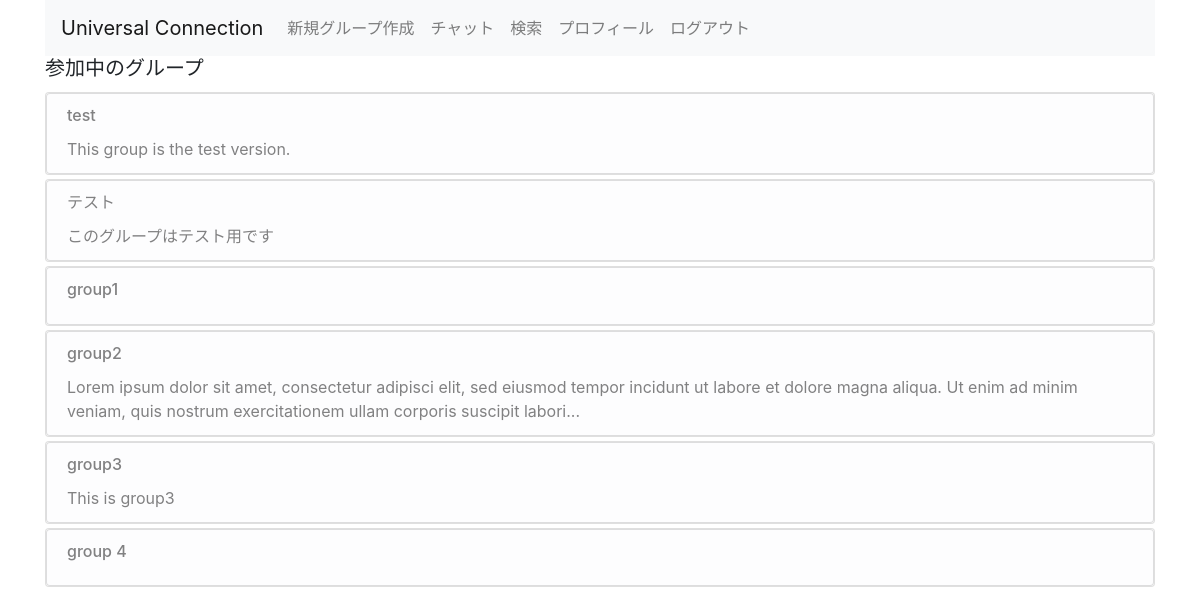
/chats (signed in), run on an earlier commit of the app's database.
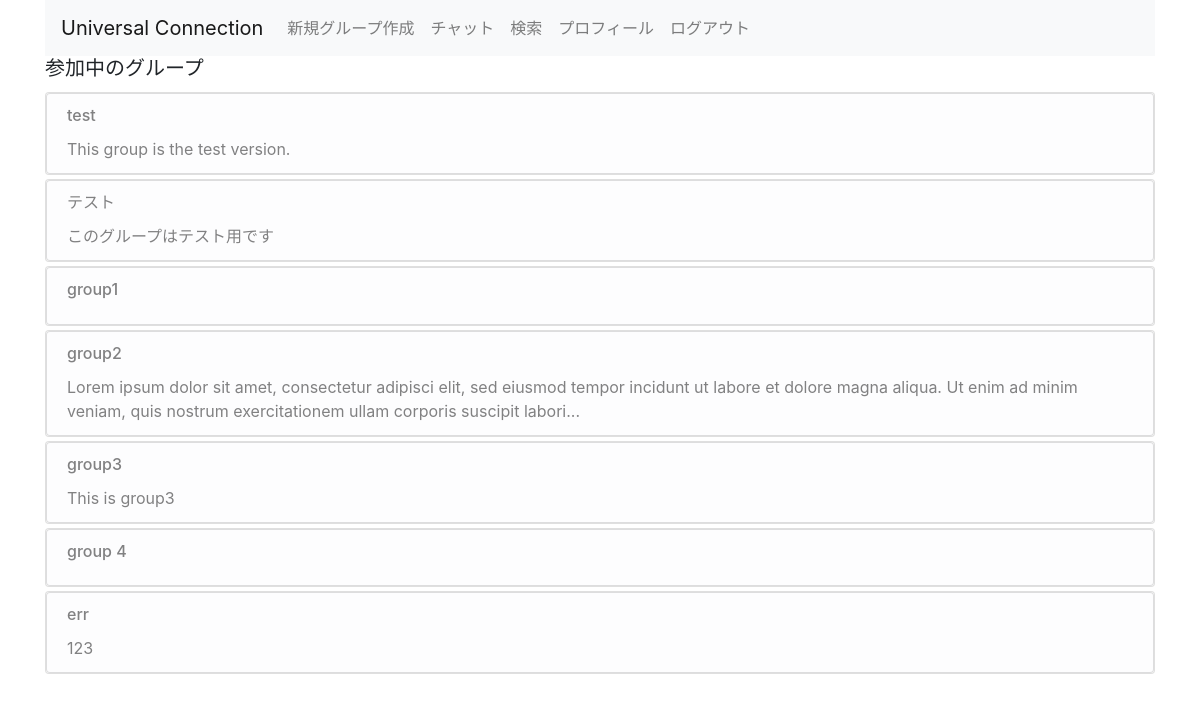
And on a later commit of the database.
### UC/models/group.py (models this page shows, shortened)
class Group(db.Model):
    __tablename__ = "groups"
    id = db.Column(db.Integer, primary_key=True, nullable=False)
    time_create = db.Column(db.DateTime, nullable=False)
    user_id_host = db.Column(db.Integer, db.ForeignKey("users.id"), nullable=False)
    title = db.Column(db.Text, nullable=False)
    description = db.Column(db.Text)
    chat = db.relationship("Chat", backref="groups")
    def show_description(self):
        if len(self.description) > 200:
            return self.description[:200] + "..."
        return self.description

### UC/views/chats.py (the view)
@app.route("/chats")
@is_logined
def show_groups():
    groups = Group.query.all()
    return render_template("chats/groups.html", groups=groups)

### UC/views/views.py (called while the page is built)
def is_logined(view):
    @wraps(view)
    def inner(*args, **kwargs):
        if not session.get("logged_in"):
            return redirect(url_for("login"))
        return view(*args, **kwargs)
    return inner

### UC/templates/chats/groups.html
{% extends "layout.html" %}
{% block body %}
<h5 class="title">参加中のグループ</h5>
<ul class="list-group list-group-flush">
    {% for group in groups %}
    <div class="card mt-1">
            <a class="list-group-item list-group-item-action list-group-item-light" href="{{ url_for('show_chats', id=group.id )}}" class="card-title">
                <h6 class="card-title">{{ group.title }}</h6>
                <p class="card-text">{{ group.show_description() }}</p>
            </a>
    </div>
    {% else %}
    <h6>グループがありません</h6>
    {% endfor %}
</ul>
{% endblock %}

### UC/templates/layout.html (shortened to what this page needs)
<!doctype html>
<link rel="stylesheet" href="https://stackpath.bootstrapcdn.com/bootstrap/4.5.0/css/bootstrap.min.css"
>
<link href="https://cdnjs.cloudflare.com/ajax/libs/font-awesome/4.7.0/css/font-awesome.css" type="text/css"
    rel="stylesheet">
<link rel=stylesheet href="{{ url_for('static', filename='style.css') }}">
<div class="container">
    <nav class="navbar navbar-expand-lg navbar-light bg-light">
        <a class="navbar-brand" href="{{ url_for('show_home') }}">Universal Connection</a>
        <div class="collapse navbar-collapse" id="navbarNav">
            <ul class="nav navbar-nav navbar-right">
                {% if not session.logged_in %}
                <li class="nav-item">
                    <a class="nav-link" href="{{ url_for('signup') }}">ユーザ登録</a>
                </li>
                <li class="nav-item">
                    <a class="nav-link" href="{{ url_for('login') }}">ログイン</a>
                </li>
                {% else %}
                <li class="nav-item"><a href="{{ url_for('create_group')}}" class="nav-link">新規グループ作成
                    </a></li>
                <li class="nav-item"><a href="{{ url_for('show_groups')}}" class="nav-link">チャット
                    </a></li>
                <li class="nav-item">
                    <a class="nav-link" href="{{ url_for('search') }}">検索</a>
                </li>
                <li class="nav-item">
                    <a class="nav-link" href="{{ url_for('option') }}">プロフィール</a>
                </li>
                <li class="nav-item">
                    <a class="nav-link" href="{{ url_for('logout') }}">ログアウト</a>
                </li>
                {% endif %}
            </ul>
        </div>
    </nav>
    <div class="blog-body">
        {% block body %}{% endblock %}
    </div>
</div>

### UC/static/style.css (style rules this page uses)
a, a:hover, a:visited { color: inherit; }
.container { margin: auto; }

What changed in the data, as far as the page shows it:
added Group: title "err", show_description "123"
